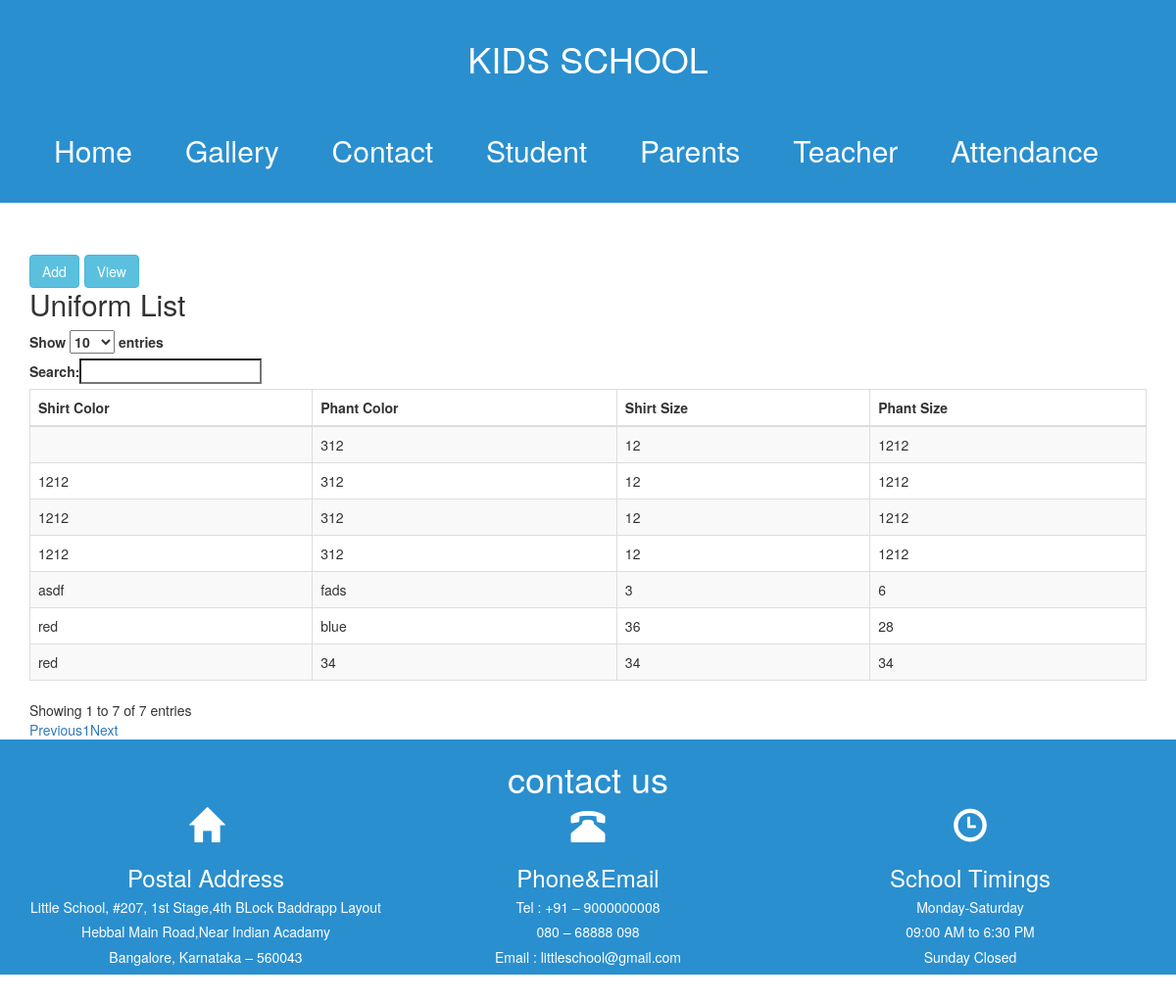
/uniform/, run on the app's committed database.
### kids/models.py (models this page shows)
class Uniform(models.Model):
	shirt_color=models.CharField(max_length=10,null=True,blank=True)
	phant_color=models.CharField(max_length=10,null=True,blank=True)
	shirt_size=models.IntegerField(null=True,blank=True)
	phant_size=models.IntegerField(null=True,blank=True)

### kids/views.py (the view, shortened to what this page needs)
# urls.py: url(r'^uniform/',Uniforms.as_view()),
class Uniforms(View):
    template_name="uniform.html"
    def get(self,request,*args, **kwargs):
	uniform=Uniform.objects.all()
	return render(request, self.template_name, locals())

### templates/uniform.html (shortened to what this page needs)
<!DOCTYPE html>
<html lang="en">
<head>
  <link rel="stylesheet" href="https://maxcdn.bootstrapcdn.com/bootstrap/3.3.7/css/bootstrap.min.css">
  <link rel="stylesheet" href="//maxcdn.bootstrapcdn.com/bootstrap/3.3.7/css/bootstrap.min.css">
  <link rel="stylesheet" href="https://cdn.datatables.net/1.10.16/css/dataTables.bootstrap.min.css">
</head>
<link rel='stylesheet prefetch' href='http://maxcdn.bootstrapcdn.com/font-awesome/4.2.0/css/font-awesome.min.css'>
<body>
   <div class="fixed-header">
	<div class="container" style="text-align:center;">
	<h1>KIDS SCHOOL</h1>
</div>
        <div class="container">
            <nav>
                <a href="#"><br><h2>Home</h2></a>
                <a href="/gallery/"><br><h2>Gallery</h2></a>
                <a href="/contact/"><br><h2>Contact</h2></a>
		<a href="/student/"><br><h2>Student</h2></a>
		<a href="/parents/"><br><h2>Parents</h2></a>
		<a href="/teacher/"><br><h2>Teacher</h2></a>
		<a href="/attendance/"><br><h2>Attendance</h2></a>
            </nav>
        </div>
 </div>
<br><br><br><br><br><br><br><br><br><br>
<div class="col-sm-12">
	<div class="col-sm-2"><button class="btn btn-info" id="add_uniform">Add</button><button class="btn btn-info" style="margin-left:5px;" id="view_uniform">View</button></div>
</div>
<div class="container" id="uniform_view_div">
  <h2>Uniform List</h2>
              <table id="example" class="table table-striped table-bordered" cellspacing="0" width="100%">
                <thead>
                  <th>Shirt Color</th>
                  <th>Phant Color</th>
		  <th>Shirt Size</th>
		  <th>Phant Size</th>
		 </thead>
		<tbody>
		{% for stud in uniform %}
                <tr>
                  <td>{{ stud.shirt_color }}</td>
                  <td>{{ stud.phant_color }}</td>
		  <td>{{ stud.shirt_size }}</td>
		  <td>{{ stud.phant_size }}</td>
                </tr>
		{% endfor %}
		</tbody>
              </table>
</div>
<div>
<footer class="container-fluid bg-4 text-center">
  <h1>contact us</h1>
<div class="col-sm-4">
<center>
<i class="glyphicon glyphicon-home" styel="font-size: 50px;"></i>
<h3>Postal Address</h3>
<h5> Little School, #207, 1st Stage,4th BLock Baddrapp Layout</h5>
<h5> Hebbal Main Road,Near Indian Acadamy</h5>
<h5> Bangalore, Karnataka – 560043</h5>
</center>
</div>
<div class="col-sm-4">
<center>
<i class="glyphicon glyphicon-phone-alt" styel="font-size: 50px;"></i>
<h3>Phone&Email</h3>
<h5> Tel : +91 – 9000000008 </h5>
<h5> 080 – 68888 098</h5>
<h5>Email : littleschool@gmail.com</h5>
</center>
</div>
<div class="col-sm-4">
<center>
<i class="glyphicon glyphicon-time" styel="font-size: 50px;"></i>
<h3>School Timings</h3>
<h5> Monday-Saturday </h5>
<h5> 09:00 AM to 6:30 PM</h5>
<h5>Sunday Closed</h5>
</center>
</div>
</footer>
</div>
</body>
</html>

### templates/uniform.html (style rules this page uses)
body { padding-top: 60px; padding-bottom: 40px; }
.fixed-header { width: 100%; position: fixed; background-color:#2a8fcf; padding: 20px 0; color: #fff; }
.fixed-header { top: 0; }
nav a { color: black; text-decoration: none; padding: 7px 25px; display: inline-block; color:#fff; }
footer { background-color:#2a8fcf; text-align: center;; color:#fff; }
.glyphicon { font-size: 35px; }

### data on the page
Uniform: shirt_color "asdf", phant_color "fads", shirt_size "3", phant_size "6"
Uniform: shirt_color "red", phant_color "blue", shirt_size "36", phant_size "28"
Uniform: shirt_color "1212", phant_color "312", shirt_size "12", phant_size "1212"
Uniform: shirt_color "1212", phant_color "312", shirt_size "12", phant_size "1212"
Uniform: shirt_color "1212", phant_color "312", shirt_size "12", phant_size "1212"
Uniform: phant_color "312", shirt_size "12", phant_size "1212"
Uniform: shirt_color "red", phant_color "34", shirt_size "34", phant_size "34"
